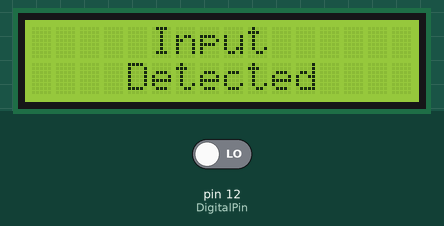
The sketch below on a simulated Arduino Uno, built with avr-gcc and run on an emulated ATmega328P. Parts: 16×2 character LCD. The test bench sets the inputs (shaded band); at power-on: pin 12 (DigitalPin) LOW.

Above: at 4.2 s.
4.3 s: pin 12 (DigitalPin) driven HIGH
At 5.1 s:
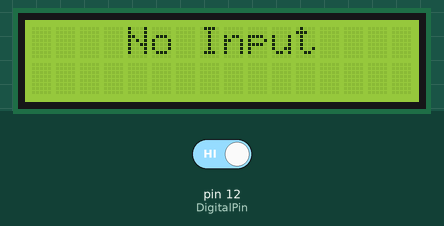
6.2 s: pin 12 (DigitalPin) driven LOW
At 6.9 s:
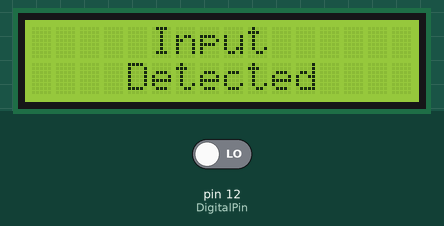
Timing chart, 0 to 9.2 s (numbered marks = the images above; inputs shaded):
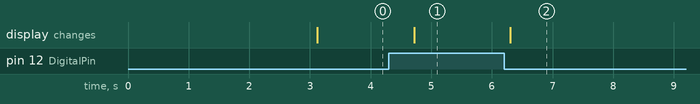

Measured:
- after the input at 4.3 s, the display: changes after 0.42 s (image 1)
- after the input at 6.2 s, the display: changes after 0.10 s (image 2)

The sketch:

DIGITAL_SENSOR_TESTING.ino
```cpp
#include <Wire.h>
#include <LiquidCrystal_I2C.h>

// Set the LCD address to 0x27 for a 16 chars and 2 line display
LiquidCrystal_I2C lcd(0x27, 16, 2);       // Mentioning the kind of LCD been used along with the libruary which we are using in this program

const int DigitalPin = 12;                // Pin 12 of Arduino connected to digital sensor

int DigitalPin_State = 0;                 // Initializing a variable


void setup()
{
  pinMode(DigitalPin, INPUT);             // Mentioning if the sensor is an input or an output device
  lcd.begin();                            // Initializing the LCD
  lcd.print(" DIGITAL SENSOR");
  lcd.setCursor(0, 1);                    // Sets cursor at Column 0 and Line 1
  lcd.print("    TESTING");
  delay(3000);
}


void loop()
{
  DigitalPin_State = digitalRead(DigitalPin);    // Checking for input ----
  delay(10);

  if (DigitalPin_State == HIGH)
  {
    lcd.clear();
    lcd.print("    No Input");                   // Display this in first line
    delay(500);     // Wait for 500ms
  }

  if (DigitalPin_State == LOW)
  {
    lcd.clear();
    lcd.print("     Input ");                    // Display this in first line
    lcd.setCursor(0, 1);
    lcd.print("    Detected");
    delay(500);    // Wait for 500ms
  }
}
```
